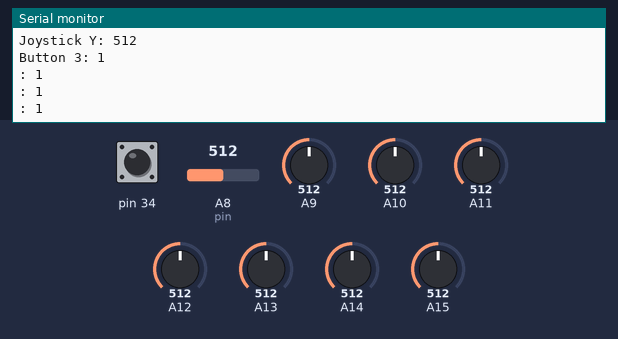
A sketch run on a simulated Arduino Mega 2560, built with avr-gcc and run on an emulated ATmega2560. On the bench: the last lines printed to the serial monitor. The inputs (shaded band) are chosen by the test bench; at power-on: A8 (pin) = 512, A9 = 512, A10 = 512, A11 = 512, A12 = 512, A13 = 512, pin 34 HIGH, A14 = 512, A15 = 512.

Above: at 1.2 s.
1.3 s: A8 (pin) set to 716
At 2.5 s:
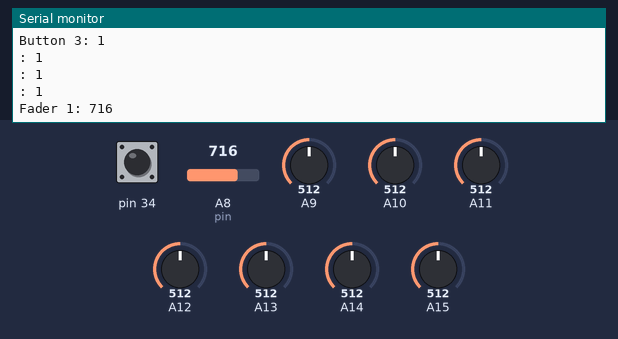
2.8 s: A9 set to 716
At 3.2 s:
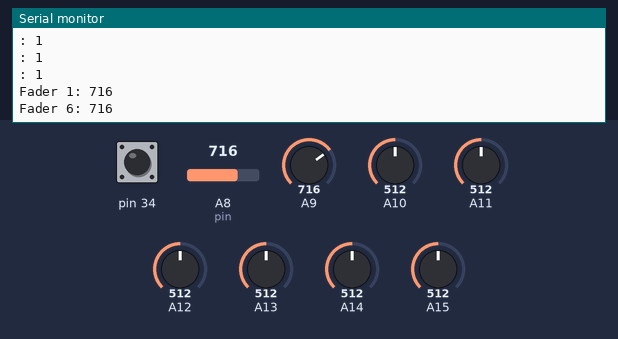
4.3 s: A10 set to 716
At 4.8 s:
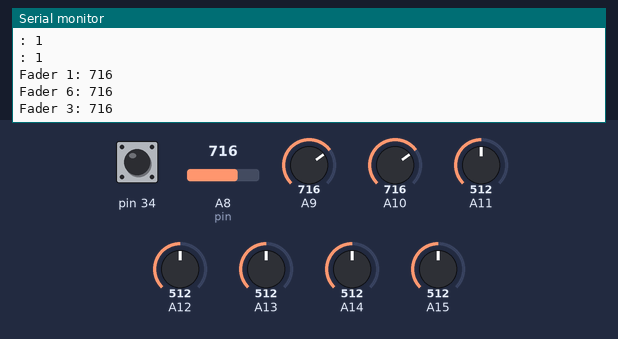
5.8 s: A11 set to 716
At 6.4 s:
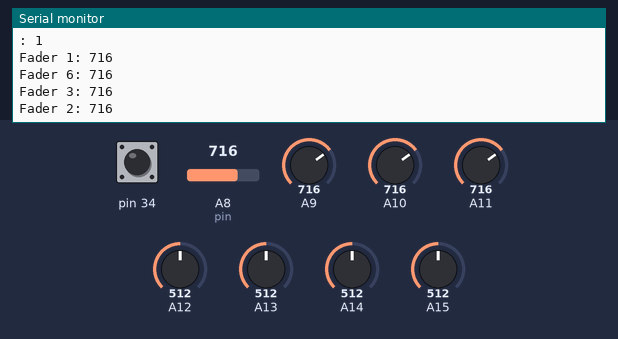
7.3 s: A12 set to 716
At 8.1 s:
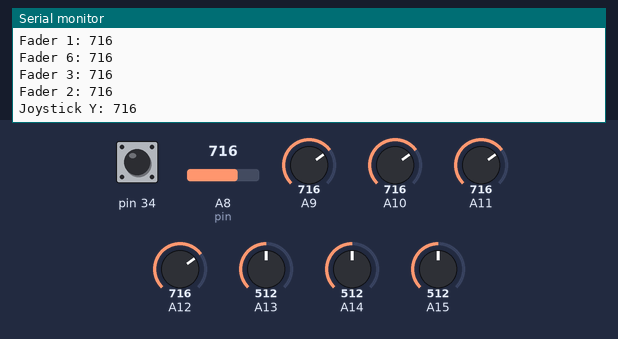
8.8 s: A13 set to 716
At 9.7 s:
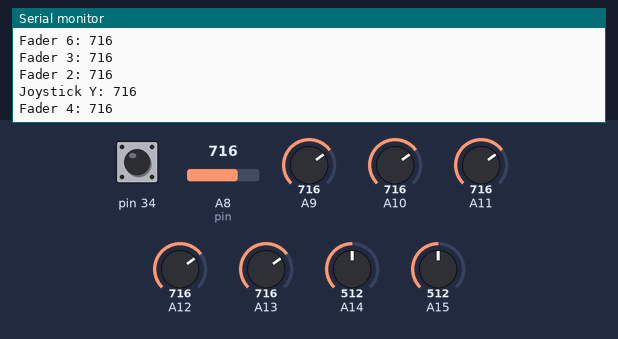
Timing chart, 0 to 11.3 s (numbered marks = the images above; inputs shaded):
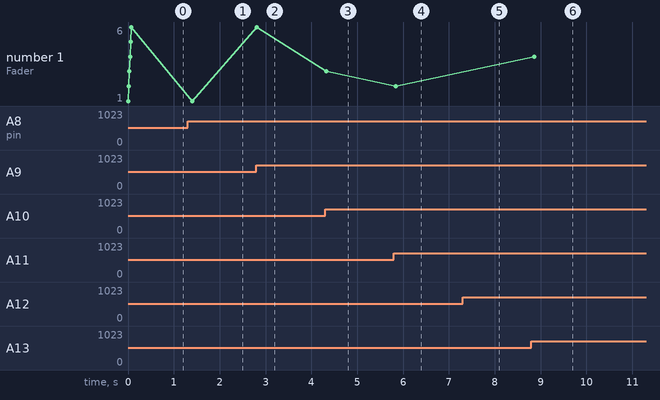

Measured:
- after the input at 1.3 s, the serial monitor: prints a new line after 0.10 s (image 1)
- after the input at 2.8 s, the serial monitor: prints a new line at once (image 2)
- after the input at 4.3 s, the serial monitor: prints a new line at once (image 3)
- after the input at 5.8 s, the serial monitor: prints a new line at once (image 4)
- after the input at 7.3 s, the serial monitor: prints a new line after 0.05 s (image 5)
- after the input at 8.8 s, the serial monitor: prints a new line after 0.06 s (image 6)
- plotted number 1: 6 → 3 after the input at 4.3 s, 3 → 2 after the input at 5.8 s, 2 → 4 after the input at 8.8 s

The sketch:

KimControlInputRead.ino
```cpp
#include<stdio.h>
#define FADER_OFFSET 69   // analog offset when fader is in zero-position
#define COUNT_ANALOG_INPUTS 8
#define COUNT_DIGITAL_INPUTS 4

typedef struct {
  int value;
  char pin;
  String name;
} input;

// Globale Values
input analogInputs[COUNT_ANALOG_INPUTS];
input digitalInputs[COUNT_DIGITAL_INPUTS];


// Code
void setup() {
  defineAnalogInputs();
  defineDigitalInputs();

  Serial.begin(9600);
  for (int i = 0; i < COUNT_ANALOG_INPUTS; i++) {
    pinMode(analogInputs[i].pin, INPUT);
  }

  for (int i = 0; i < COUNT_DIGITAL_INPUTS; i++) {
    // Pullup required. When pressed, buttons pull signal to ground.
    pinMode(digitalInputs[i].pin, INPUT_PULLUP);
  }
}

void loop() {
  int newValue = 0;
  for (int i = 0; i < COUNT_ANALOG_INPUTS; i++) {
    newValue = analogRead(analogInputs[i].pin);
    if (newValue != analogInputs[i].value) {
      analogInputs[i].value = newValue;
      Serial.print(analogInputs[i].name);
      Serial.print(": ");
      Serial.println(analogInputs[i].value);
    }
  }
  for (int i = 0; i < COUNT_DIGITAL_INPUTS; i++) {
    newValue = digitalRead(digitalInputs[i].pin);
    if (newValue != digitalInputs[i].value) {
      digitalInputs[i].value = newValue;
      Serial.print(digitalInputs[i].name);
      Serial.print(": ");
      Serial.println(digitalInputs[i].value);
    }
  }
  delay(100);
}

void defineAnalogInputs(){
  //Analog Inputs
  analogInputs[0].value = 0;
  analogInputs[0].pin = A8;
  analogInputs[0].name = String("Fader 1");

  analogInputs[1].value = 0;
  analogInputs[1].pin = A11;
  analogInputs[1].name = String("Fader 2");

  analogInputs[2].value = 0;
  analogInputs[2].pin = A10;
  analogInputs[2].name = String("Fader 3");

  analogInputs[3].value = 0;
  analogInputs[3].pin = A13;
  analogInputs[3].name = String("Fader 4");

  analogInputs[4].value = 0;
  analogInputs[4].pin = A15;
  analogInputs[4].name = String("Fader 5");

  analogInputs[5].value = 0;
  analogInputs[5].pin = A9;
  analogInputs[5].name = String("Fader 6");

  analogInputs[6].value = 0;
  analogInputs[6].pin = A14;
  analogInputs[6].name = String("Joystick X");

  analogInputs[7].value = 0;
  analogInputs[7].pin = A12;
  analogInputs[7].name = String("Joystick Y");
}

void defineDigitalInputs(){
  // Digital Inputs
  digitalInputs[0].value = 0;
  digitalInputs[0].pin = 32;
  digitalInputs[0].name = String("Joystick Button");

  digitalInputs[0].value = 0;
  digitalInputs[0].pin = 31;
  digitalInputs[0].name = String("Button 1");

  digitalInputs[0].value = 0;
  digitalInputs[0].pin = 33;
  digitalInputs[0].name = String("Button 2");

  digitalInputs[0].value = 0;
  digitalInputs[0].pin = 34;
  digitalInputs[0].name = String("Button 3");
}
```
